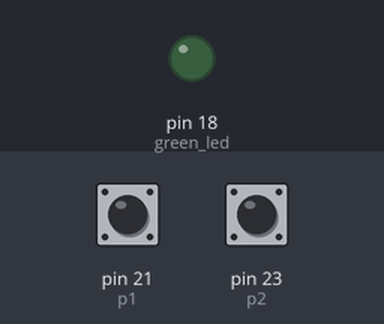
Bench run of a sketch on a simulated Arduino Mega 2560, built with avr-gcc and run on an emulated ATmega2560. Parts: output pins drawn as LEDs (lit = HIGH). The test bench sets the inputs (shaded band); at power-on: pin 21 (p1) HIGH, pin 23 (p2) HIGH.

Above: at 1.2 s.
1.3 s: pin 21 (p1) pulled LOW for 0.15 s
At 2.4 s:
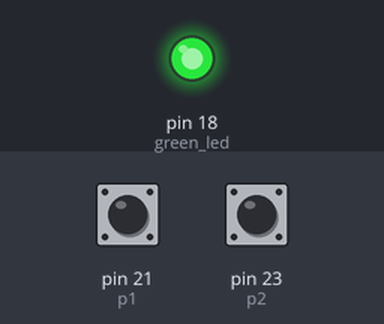
2.9 s: pin 23 (p2) pulled LOW for 0.15 s
At 3.6 s:
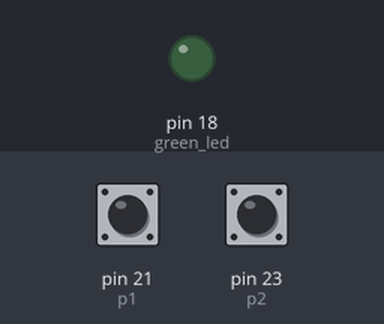
4.5 s: pin 21 (p1) pulled LOW for 1 s
At 4.8 s:
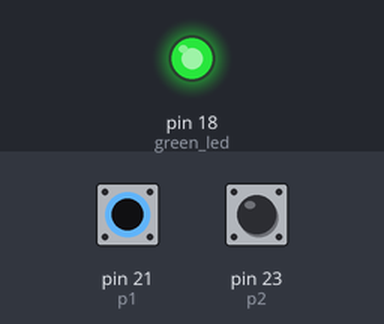
7.0 s: pin 21 (p1) driven LOW and pin 23 (p2) driven LOW
At 8.2 s:
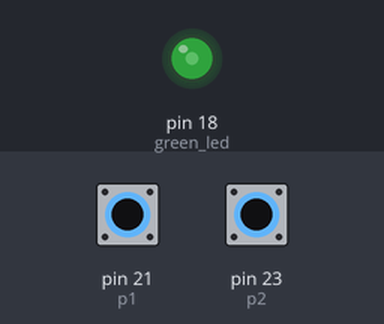
8.5 s: pin 23 (p2) driven HIGH
At 8.9 s:
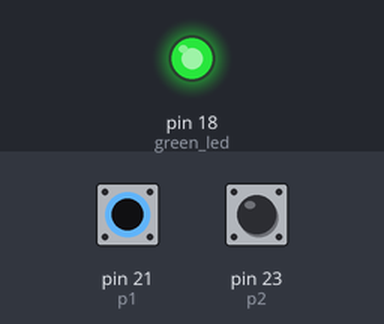
Timing chart, 0 to 11.0 s (numbered marks = the images above; inputs shaded):
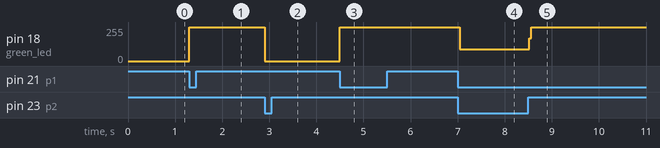

The sketch:

P1_apartado_4_temporizado_de_led.ino
```cpp
#include <stdint.h>


// Definición de pines
uint8_t green_led = 18;      // Pin del LED
uint8_t p1 = 21;       // Pin del pulsador P1
uint8_t p2 = 23;       // Pin del pulsador P2

// Variables de estado
bool ledState = false;      // Estado del LED (encendido/apagado)
uint32_t startTime = 0; // Tiempo de inicio del contador
uint32_t interval = 10000; // Intervalo de 10 segundos

void setup() {
  // Configuración de pines
  pinMode(green_led, OUTPUT);
  pinMode(p1, INPUT_PULLUP); // Usamos resistencia pull-up interna
  pinMode(p2, INPUT_PULLUP); // Usamos resistencia pull-up interna

  // Inicialmente el LED está apagado
  digitalWrite(green_led, LOW);
}

void loop() {
  // Leer el estado de los pulsadores
  bool p1State = digitalRead(p1);
  bool p2State = digitalRead(p2);

  // Si se pulsa P1 y el LED está apagado, encender el LED y empezar el contador
  if (p1State == LOW && !ledState) { //Invertimos el valor lógico del estado del led
    ledState = true;
    digitalWrite(green_led, HIGH);
    startTime = millis();
  }

  // Si el LED está encendido y pasan 10 segundos el led se apaga
  if (ledState) {
    // Verificamos si han pasado 10 segundos y apagamos el led
    if (millis() - startTime >= interval) {
      ledState = false;
      digitalWrite(green_led, LOW);
    }

    // Si se pulsa P2, apagar el LED y reiniciar el contador
    if (p2State == LOW) {
      ledState = false;
      digitalWrite(green_led, LOW);
    }

    // Si se pulsa P1 nuevamente, reiniciar el contador
    if (p1State == LOW) {
      startTime = millis();
    }
  }
}
  
```

Measured:
- after the input at 1.3 s, pin 18 (green_led): 0/255 → 255/255 at once
- after the input at 2.9 s, pin 18 (green_led): 255/255 → 0/255 at once
- after the input at 4.5 s, pin 18 (green_led): 0/255 → 255/255 at once
- after the input at 7.0 s, pin 18 (green_led): 255/255 → 87/255 at once
- after the input at 8.5 s, pin 18 (green_led): 87/255 → 255/255 at once
